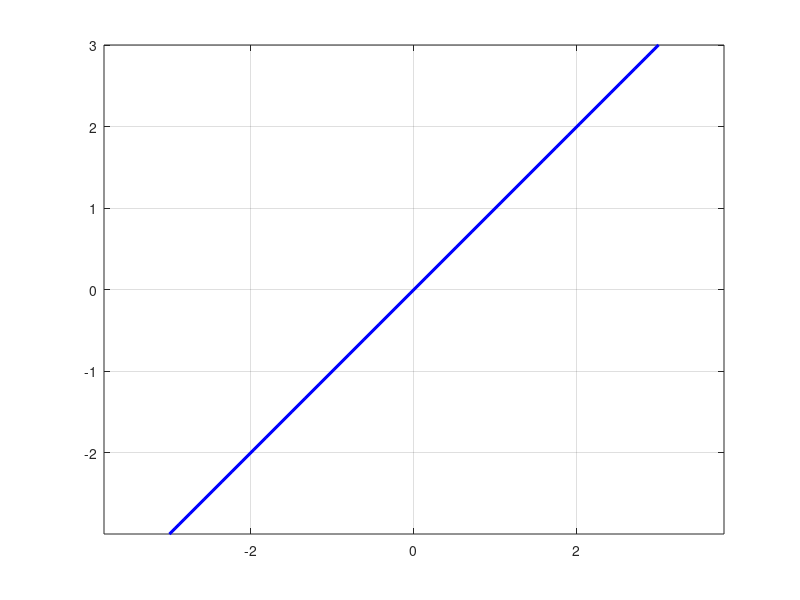

Here is the MATLAB script that generated this plot:
clear, clf, hold off;
theta = linspace(0, 2*pi, 100);
r = 3;

x = r*cos(theta);
y = r*cos(theta);

plot(x, y, 'b-', 'LineWidth', 2);
axis equal;
grid on;



# hola mundo 
